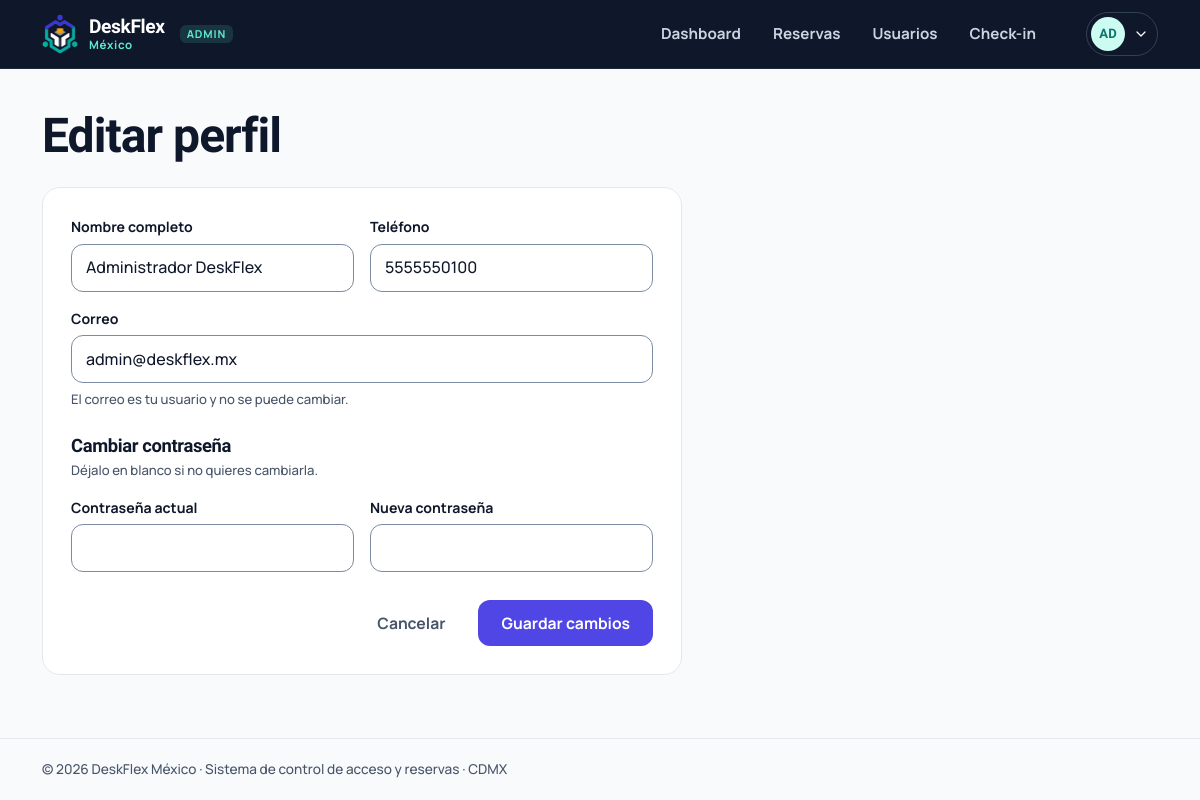
/perfil/editar (signed in), run on the app's committed database.
### tables this page shows
CREATE TABLE usuarios (
    id            INTEGER PRIMARY KEY AUTOINCREMENT,
    nombre        TEXT    NOT NULL,
    correo        TEXT    NOT NULL UNIQUE,
    telefono      TEXT    NOT NULL,
    password_hash TEXT    NOT NULL,
    rol           TEXT    NOT NULL DEFAULT 'cliente' CHECK (rol IN ('cliente','admin')),
    activo        INTEGER NOT NULL DEFAULT 1,
    creado_en     TEXT    NOT NULL DEFAULT (datetime('now'))
);

### deskflex/views/client.py (the view, shortened to what this page needs)
@bp.route("/perfil/editar", methods=["GET", "POST"])
@login_required
def perfil_editar():
    errores, datos = {}, {"nombre": g.user["nombre"], "telefono": g.user["telefono"]}
    return render_template("client/perfil_editar.html", datos=datos, errores=errores)

### deskflex/db.py (called while the page is built)
def get_db() -> sqlite3.Connection:
    if "db" not in g:
        path = Path(current_app.config["DATABASE"])
        path.parent.mkdir(parents=True, exist_ok=True)
        conn = sqlite3.connect(path, isolation_level=None, timeout=10)
        conn.row_factory = sqlite3.Row
        conn.execute("PRAGMA foreign_keys = ON")
        g.db = conn
    return g.db

### deskflex/security.py (called while the page is built)
def csrf_token() -> str:
    if "_csrf" not in session:
        session["_csrf"] = secrets.token_urlsafe(24)
    return session["_csrf"]

def check_csrf():
    if request.method in ("POST", "PUT", "PATCH", "DELETE"):
        sent = request.form.get("csrf_token") or request.headers.get("X-CSRF-Token", "")
        esperado = session.get("_csrf", "")
        if not sent or not esperado or not hmac.compare_digest(sent, esperado):
            abort(400, "La sesión del formulario expiró. Recarga la página e inténtalo de nuevo.")

def load_user():
    g.user = None
    uid = session.get("uid")
    if uid:
        u = get_db().execute("SELECT * FROM usuarios WHERE id = ? AND activo = 1", (uid,)).fetchone()
        if u:
            g.user = u
        else:
            session.clear()

def login_required(view):
    @wraps(view)
    def wrapped(*a, **kw):
        if g.user is None:
            flash("Inicia sesión para continuar.", "info")
            return redirect(url_for("auth.login", next=request.full_path.rstrip("?")))
        return view(*a, **kw)
    return wrapped

### deskflex/templates/client/perfil_editar.html (shortened to what this page needs)
{% extends "base.html" %}
{% from "_icons.html" import icon %}
{% block content %}
<div class="page-head"><h1>Editar perfil</h1></div>
<form class="card" method="post" style="max-width:640px" novalidate>
  <div class="form-row">
    <div class="field"><label for="nombre">Nombre completo</label>
      <input class="input" id="nombre" name="nombre" value="{{ datos.nombre }}" required {% if errores.nombre %}aria-invalid="true"{% endif %}>{{ err('nombre') }}</div>
    <div class="field"><label for="telefono">Teléfono</label>
      <input class="input" id="telefono" name="telefono" type="tel" inputmode="numeric" value="{{ datos.telefono }}" required {% if errores.telefono %}aria-invalid="true"{% endif %}>{{ err('telefono') }}</div>
  </div>
  <div class="field"><label for="correo">Correo</label>
    <input class="input" id="correo" value="{{ user.correo }}" disabled><span class="hint">El correo es tu usuario y no se puede cambiar.</span></div>
  <h3 style="margin:26px 0 4px">Cambiar contraseña</h3>
  <p class="hint" style="margin-bottom:16px">Déjalo en blanco si no quieres cambiarla.</p>
  <div class="form-row">
    <div class="field"><label for="password_actual">Contraseña actual</label>
      <input class="input" id="password_actual" name="password_actual" type="password" autocomplete="current-password" {% if errores.password_actual %}aria-invalid="true"{% endif %}>{{ err('password_actual') }}</div>
    <div class="field"><label for="password_nueva">Nueva contraseña</label>
      <input class="input" id="password_nueva" name="password_nueva" type="password" autocomplete="new-password" {% if errores.password_nueva %}aria-invalid="true"{% endif %}>{{ err('password_nueva') }}</div>
  </div>
  <div style="display:flex;gap:10px;justify-content:flex-end;flex-wrap:wrap;margin-top:12px">
    <a class="btn btn--ghost" href="{{ url_for('client.perfil') }}">Cancelar</a>
    <button class="btn btn--primary" type="submit">Guardar cambios</button>
  </div>
</form>
{% endblock %}

### deskflex/templates/base.html (shortened to what this page needs)
{% from "_icons.html" import icon %}
<!doctype html>
<html lang="es-MX">
<head>
  <link rel="stylesheet" href="{{ url_for('static', filename='css/deskflex.css') }}">
</head>
{% set es_admin = user and user.rol == 'admin' %}
<body class="{% if user %}has-tabbar{% endif %}" data-endpoint="{{ endpoint }}">
{% block shell %}
{% if es_admin %}
  {% set links = [('admin.dashboard','Dashboard','dashboard',['admin.dashboard']),
                  ('admin.reservas','Reservas','list',['admin.reservas']),
                  ('admin.usuarios','Usuarios','users',['admin.usuarios']),
                  ('admin.checkin','Check-in','scan',['admin.checkin'])] %}
{% else %}
  {% set links = [('client.inicio','Inicio','home',['client.inicio']),
                  ('client.reservar','Reservar','map',['client.reservar','client.pago']),
                  ('client.mis_reservas','Mis reservas','qr',['client.mis_reservas','client.reserva','client.invitacion','client.ticket_html'])] %}
{% endif %}
<header class="topbar{% if es_admin %} topbar--admin{% endif %}">
  <div class="wrap">
    <a class="brand" href="{{ url_for('auth.raiz') }}" aria-label="DeskFlex México, inicio">
      <img src="{{ url_for('static', filename='img/logo-mark-light.png' if es_admin else 'img/logo-mark.png') }}" alt="" width="36" height="39">
      <span><b>DeskFlex</b><small>México</small></span>
      {% if es_admin %}<span class="role-tag">ADMIN</span>{% endif %}
    </a>
    <nav class="nav" aria-label="Principal">
      {% for ep, label, ic, activos in links %}
        <a href="{{ url_for(ep) }}" {% if endpoint in activos %}aria-current="page"{% endif %}>{{ label }}</a>
      {% endfor %}
    </nav>
    <details class="userbtn">
      <summary aria-label="Menú de usuario">
        <span class="avatar">{{ user.nombre|iniciales }}</span>{{ icon('chev-d', 16) }}
      </summary>
    </details>
  </div>
</header>
<main id="contenido" class="wrap">
  {% block content %}{% endblock %}
</main>
<footer class="footer"><div class="wrap">© 2026 DeskFlex México · Sistema de control de acceso y reservas · CDMX</div></footer>
{% endblock %}
</body>
</html>

### data on the page
usuarios: nombre|iniciales "AD", nombre "Administrador DeskFlex", telefono "5555550100", correo "admin@deskflex.mx"

### other printed values
{{ label }} "Dashboard" "Reservas" "Usuarios" "Check-in"
